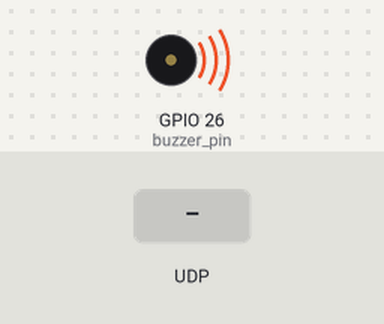
This program was run on a simulated ESP32 board running MicroPython. Parts: buzzer (waves = sounding). Inputs (shaded band) come from the test bench. Random numbers come from a fixed seed; what the program prints to the serial console is not drawn.

Above: at 0.01 s.
At 1.3 s:
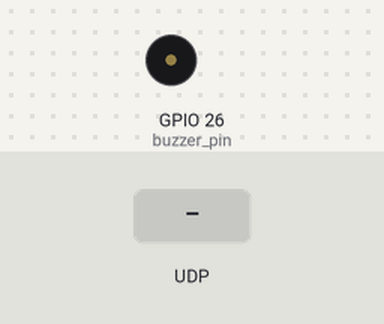
1.4 s: UDP packet "spil random toner" arrives
2.9 s: UDP packet "on" arrives
4.4 s: UDP packet "off" arrives
Timing chart, 0 to 7.4 s (numbered marks = the images above; inputs shaded):
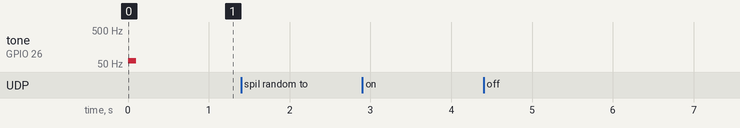

Measured:
- after the input at 1.4 s, every drawn part: stays the same
- after the input at 2.9 s, every drawn part: stays the same
- after the input at 4.4 s, every drawn part: stays the same

The program:

krav_id_6.py
```python
from socket import socket
from socket import AF_INET
from socket import SOCK_DGRAM
from sys import exit
from machine import Pin
from machine import PWM
from time import sleep
from random import choice
server_port = 12000
server_socket = socket(AF_INET, SOCK_DGRAM)
server_socket.bind(('', server_port))
print("Klar at modtage!")
dice = [110, 62, 262, 587, 659, 698]

BUZZ_PIN = 26 # BUZZ Pin definition
buzzer_pin = Pin(BUZZ_PIN, Pin.OUT) # Desse kan vi bruger senere da de er defineret
pwm_buzz = PWM(buzzer_pin) # Igen, vi bruger disse senere

def buzzer(buzzer_PWM_object, frequency, sound_duration, silence_duration): # Definerer alle parameter for toner, og hvordan vi kan ændre tid, frekvens og mere på buzzern.
    buzzer_PWM_object.duty(512)
    buzzer_PWM_object.freq(frequency)
    sleep(sound_duration)
    buzzer_PWM_object.duty(0)
    sleep(silence_duration)
buzzer(pwm_buzz, choice(dice), 0.1, 0) # Stopper Buzzer fra at spille en lav tone 24/7


while True:
    try:
        message, client_address = server_socket.recvfrom(2048)
        modified_message = message. decode()
        server_socket.sendto(modified_message.encode(), client_address)
        if modified_message != "":
            print(modified_message)
            modified_message = ""
        if modified_message != "spil random toner":
            print(modified_message)
            print("beep!")
            modified_message = ""


    except KeyboardInterrupt:
        print("CTRL-C trykket, abort!")
        server_socket.close()
        exit()
```
